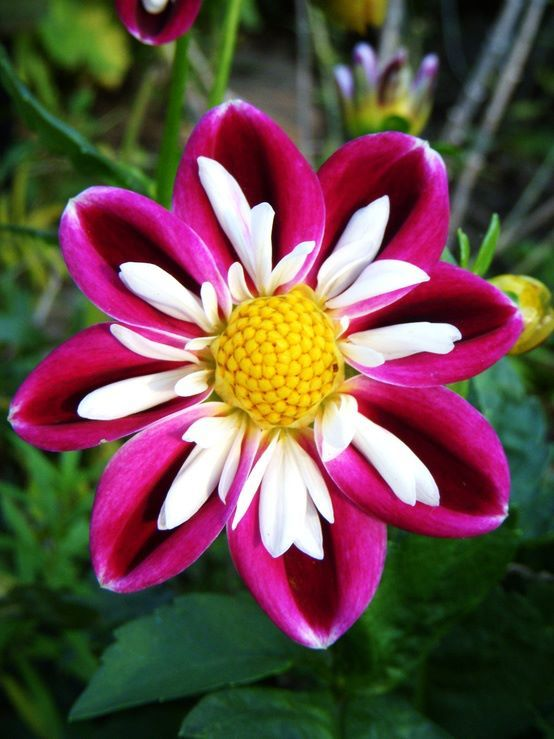
%> input picture flower.jpg, 554 x 739 px
$ octave Q5.m   (GNU Octave 9; MATLAB toolbox functions it lacks are replaced by stand-ins)
%> lines starting %> are read from the running program, lines starting %| are printed output that depends on the picture
clc;
clear;
close all;

% Q.5. Write a program to carry out histogram equalization for an RGB image.

% Answer

% Color histogram equalization can be achieved by converting a color image into HSV/HSI image
% Then histogram equalization is done on R,G,B components.
clc;
clear;
close all;

I = imread('flower.jpg');        % READ THE INPUT IMAGE
%> I is the input picture: size 739x554x3 uint8; mean R, G, B 103.1, 76.7, 71.5
HSV = rgb2hsv(I);                % CONVERT THE RGB IMAGE INTO HSV IMAGE FORMAT
%> HSV: size 739x554x3 double; mean H, S, V 0.504, 0.63, 0.464
Heq = histeq(HSV(:,:,3));        % PERFORM HISTOGRAM EQUALIZATION ON INTENSITY COMPONENT
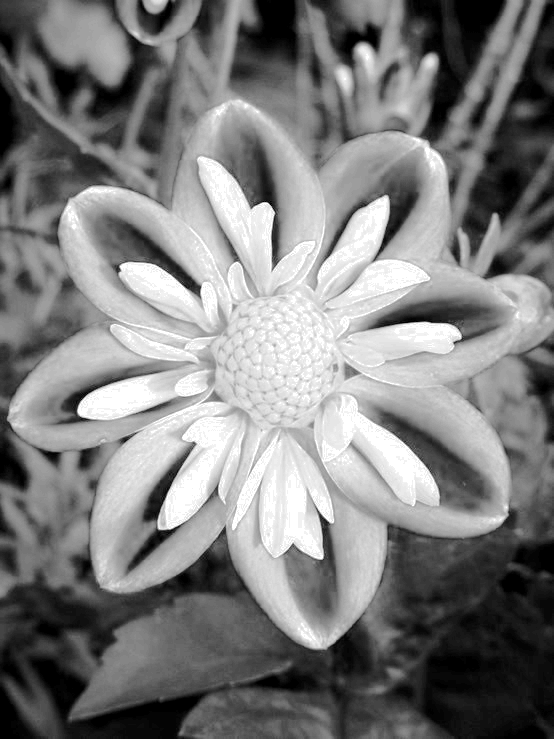
%> Heq: size 739x554 double; min 0, max 1, mean 0.495
HSV_mod = HSV;
HSV_mod(:,:,3) = Heq;
%> HSV_mod: size 739x554x3 double; mean H, S, V 0.504, 0.63, 0.495

RGB = hsv2rgb(HSV_mod);
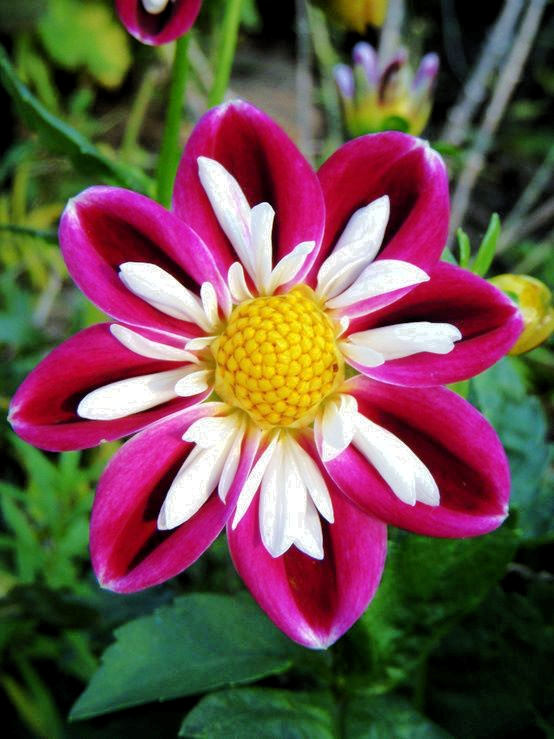
%> RGB: size 739x554x3 double; mean R, G, B 0.427, 0.323, 0.295
figure
subplot(1,2,1)
imshow(I);
title('Before Histogram Equalization');

subplot(1,2,2)
imshow(RGB);
title('After Histogram Equalization');

% DISPLAY THE HISTOGRAM OF THE ORIGINAL AND THE EQUALIZED IMAGE

HIST_IN = zeros([256 3]);
HIST_OUT = zeros([256 3]);

% HISTOGRAM OF THE RED,GREEN AND BLUE COMPONENTS

HIST_IN(:,1) = imhist(I(:,:,1),256); % RED
HIST_IN(:,2) = imhist(I(:,:,2),256); % GREEN
HIST_IN(:,3) = imhist(I(:,:,3),256); % BLUE

HIST_OUT(:,1) = imhist(RGB(:,:,1),256); % RED
HIST_OUT(:,2) = imhist(RGB(:,:,2),256); % GREEN
HIST_OUT(:,3) = imhist(RGB(:,:,3),256); % BLUE

map=[1 0 0; 0.2 1 0; 0 0.2 1];

figure
subplot(1,2,1)
bar(HIST_IN);
colormap(map);
legend('RED CHANNEL','GREEN CHANNEL','BLUE CHANNEL');
title('Before Applying Histogram Equalization');

subplot(1,2,2)
bar(HIST_OUT);
colormap(map);
legend('RED CHANNEL','GREEN CHANNEL','BLUE CHANNEL');
title('After Applying Histogram Equalization');
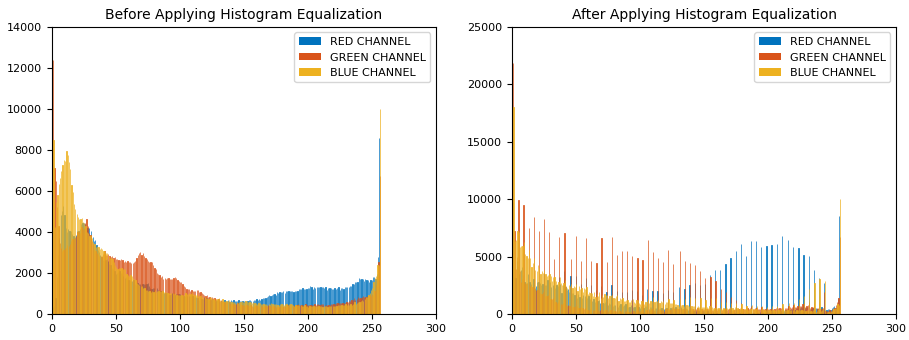
%> figure redrawn from the program's plot data, 2 panels; panel 1: tallest bar 8557 high, from x = 255.7 to 255.9; panel 1: tallest bar 12395 high, from x = 0.907 to 1.09; panel 1: tallest bar 9991 high, from x = 256.1 to 256.3; panel 2: tallest bar 9728 high, from x = 0.667 to 0.853


% [20 lines of commented-out code are left out]

$ run again, with Myna-Birds-Animals-HD-Image.jpg copied over flower.jpg
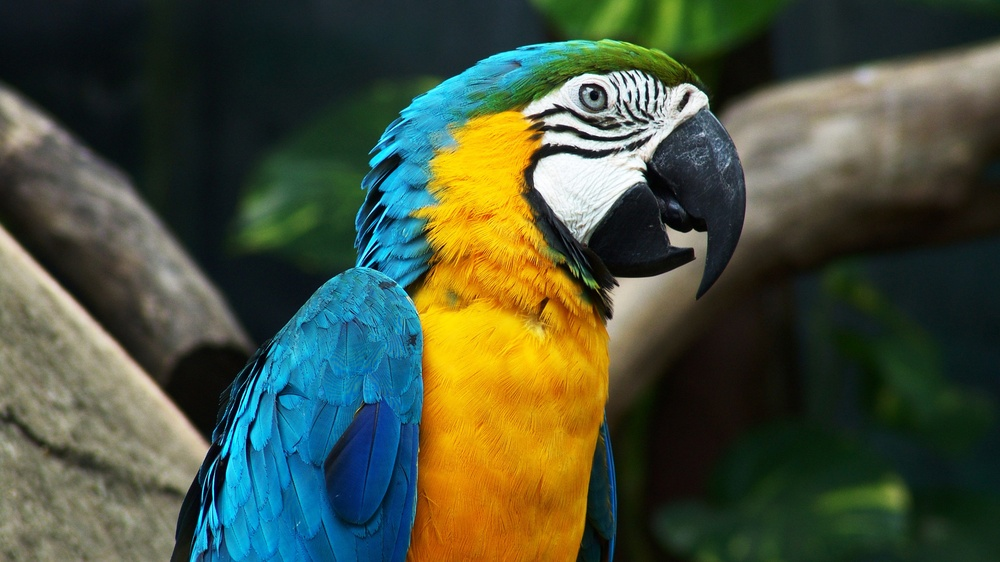
%> input picture Myna-Birds-Animals-HD-Image.jpg, 1000 x 562 px, shrunk from 1920 x 1080 before the run
%> I is the input picture: size 562x1000x3 uint8; mean R, G, B 72, 81.6, 60.8
%> HSV: size 562x1000x3 double; mean H, S, V 0.32, 0.525, 0.38
%> HSV_mod: size 562x1000x3 double; mean H, S, V 0.32, 0.525, 0.495
%> `RGB = hsv2rgb(HSV_mod);`:
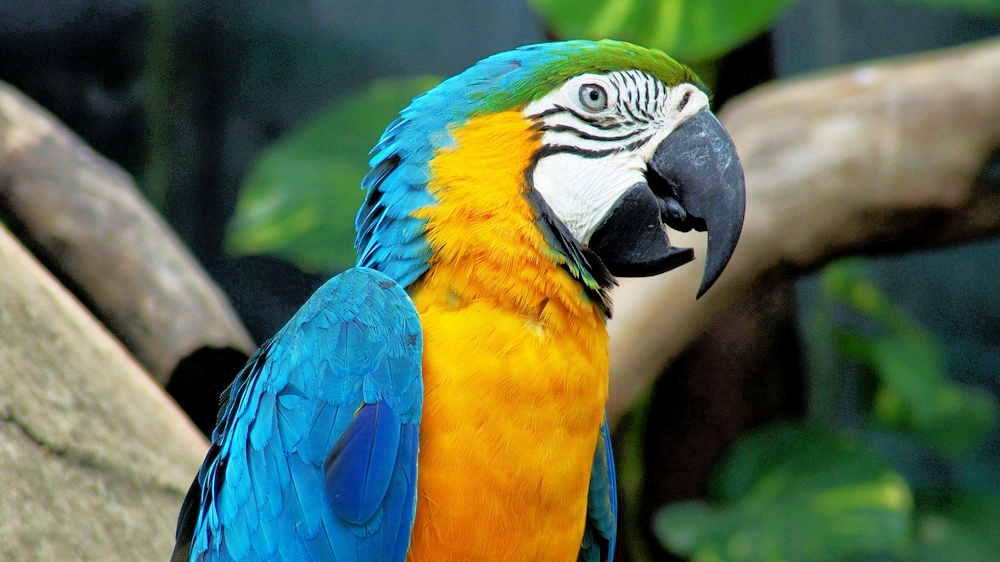
%> RGB: size 562x1000x3 double; mean R, G, B 0.36, 0.424, 0.323
%> `title('After Applying Histogram Equalization');`:
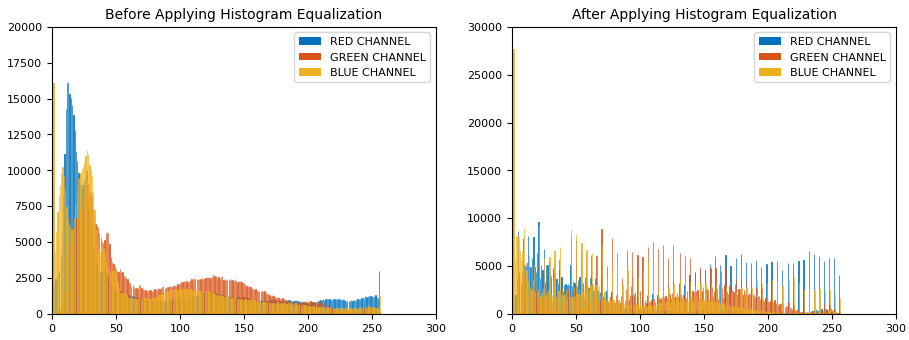
%> figure redrawn from the program's plot data, 2 panels; panel 1: tallest bar 16158 high, from x = 12.67 to 12.85; panel 1: tallest bar 9942 high, from x = 26.91 to 27.09; panel 1: tallest bar 16102 high, from x = 1.15 to 1.33; panel 2: tallest bar 19506 high, from x = 0.667 to 0.853

$ run again, with forest.jpg copied over flower.jpg
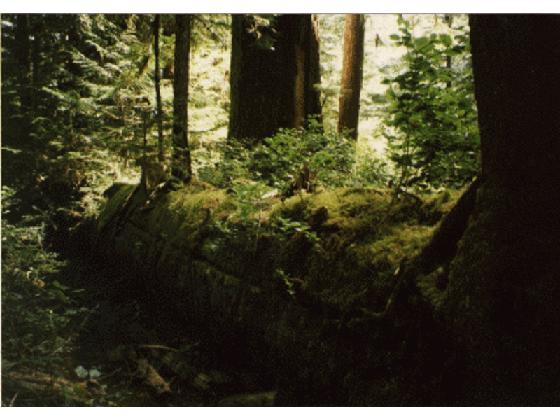
%> input picture forest.jpg, 560 x 420 px
%> I is the input picture: size 420x560x3 uint8; mean R, G, B 68.2, 64.7, 44.4
%> HSV: size 420x560x3 double; mean H, S, V 0.15, 0.494, 0.271
%> HSV_mod: size 420x560x3 double; mean H, S, V 0.15, 0.494, 0.503
%> `RGB = hsv2rgb(HSV_mod);`:
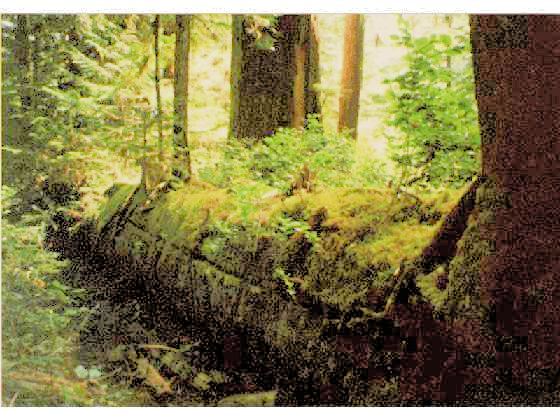
%> RGB: size 420x560x3 double; mean R, G, B 0.493, 0.461, 0.282
%> `title('After Applying Histogram Equalization');`:
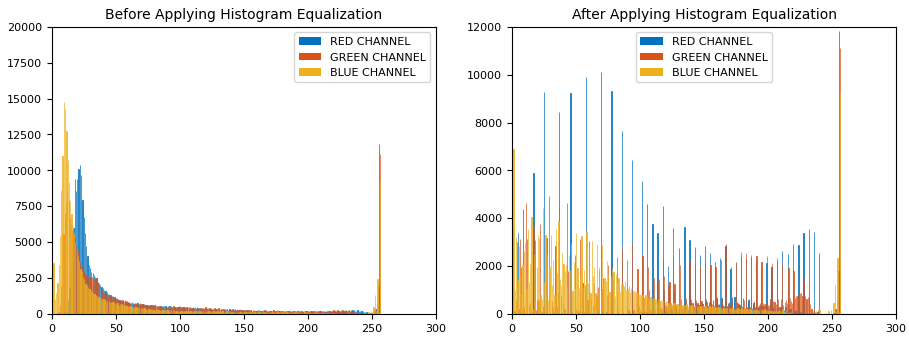
%> figure redrawn from the program's plot data, 2 panels; panel 1: tallest bar 11819 high, from x = 255.7 to 255.9; panel 1: tallest bar 11111 high, from x = 255.9 to 256.1; panel 1: tallest bar 14775 high, from x = 9.15 to 9.33; panel 2: tallest bar 11819 high, from x = 255.7 to 255.9
